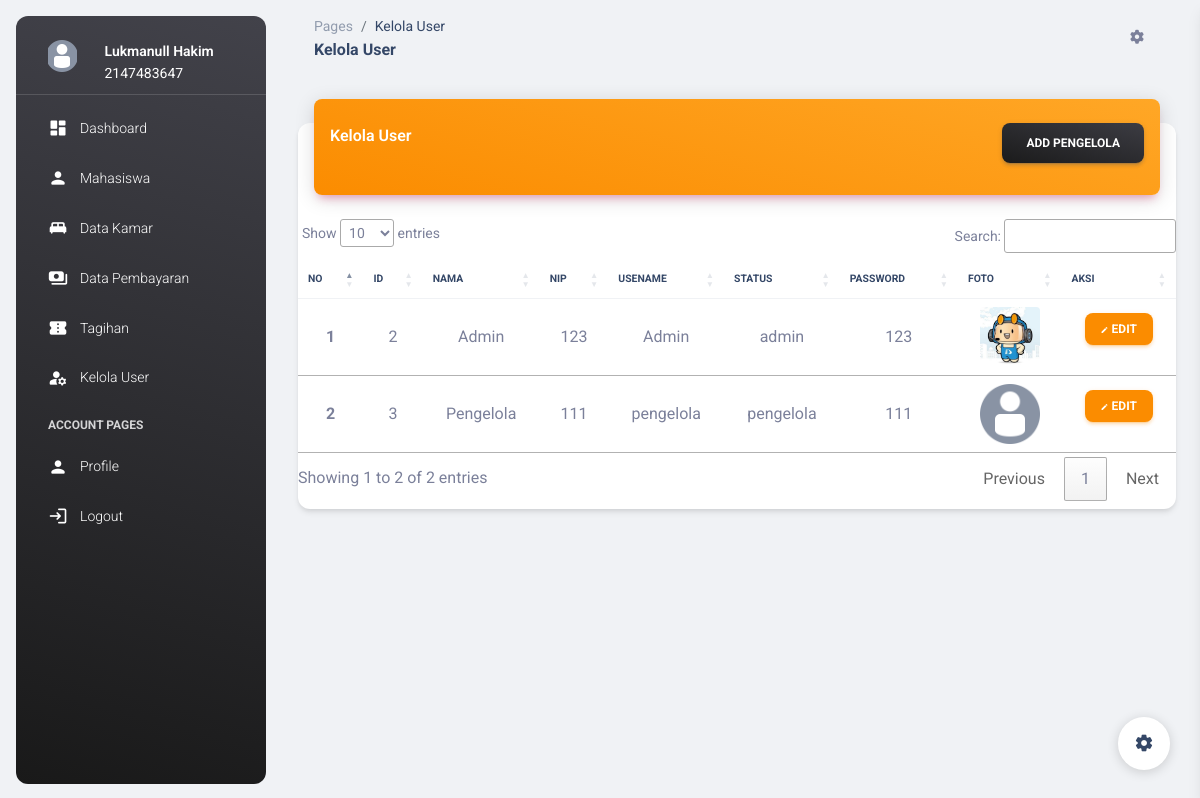
The app's page /kelola_user.php (signed in) with its own data.
### tables this page shows
CREATE TABLE `user` (
  `id_user` int(11) NOT NULL,
  `nama_user` varchar(255) DEFAULT NULL,
  `nomor_identitas` int(15) DEFAULT NULL,
  `username` varchar(50) DEFAULT NULL,
  `level` varchar(20) DEFAULT NULL,
  `password` varchar(255) DEFAULT NULL,
  `foto` varchar(500) NOT NULL
);

### kelola_user.php (the view, shortened to what this page needs)
<?php include 'proses/koneksi.php' ?>
<!DOCTYPE html>
<html lang="en">
<head>
  <link href="./assets/css/nucleo-icons.css" rel="stylesheet" />
  <link href="./assets/css/nucleo-svg.css" rel="stylesheet" />
  <link id="pagestyle" href="./assets/css/material-dashboard.css?v=3.0.0" rel="stylesheet" />
  <link rel="stylesheet" href="https://cdn.datatables.net/1.13.7/css/jquery.dataTables.css" />
</head>
<body class="g-sidenav-show bg-gray-200">
  <?php include 'sidebar.php'; ?>
  <main class="main-content position-relative max-height-vh-100 h-100 border-radius-lg">
    <nav class="navbar navbar-main navbar-expand-lg px-0 mx-4 shadow-none border-radius-xl" id="navbarBlur"
      navbar-scroll="true">
      <div class="container-fluid py-1 px-3">
        <nav aria-label="breadcrumb">
          <ol class="breadcrumb bg-transparent mb-0 pb-0 pt-1 px-0 me-sm-6 me-5">
            <li class="breadcrumb-item text-sm"><a class="opacity-5 text-dark" href="javascript:;">Pages</a></li>
            <li class="breadcrumb-item text-sm text-dark active" aria-current="page">Kelola User</li>
          </ol>
          <h6 class="font-weight-bolder mb-0">Kelola User</h6>
        </nav>
        <ul class="navbar-nav justify-content-end">
          <li class="nav-item px-3 d-flex align-items-center">
            <a href="javascript:;" class="nav-link text-body p-0">
              <i class="fa fa-cog fixed-plugin-button-nav cursor-pointer"></i>
            </a>
          </li>
        </ul>
      </div>
    </nav>
    <div class="container-fluid py-4">
      <div class="row">
        <div class="col-12">
          <div class="card my-4">
            <div class="card-header p-0 position-relative mt-n4 mx-3 z-index-2">
              <div class="bg-gradient-warning shadow-primary border-radius-lg pt-4 pb-3">
                <div class="d-flex justify-content-between">
                  <h6 class="text-white text-capitalize ps-3">Kelola User</h6>
                  <a href="add_pengelola.php" class="btn bg-gradient-dark me-3">Add Pengelola</a>
                </div>
              </div>
            </div>
            <div class="card-body px-0 pb-2">
              <div class="table-responsive p-0">
                <table class="table align-items-center mb-0" id="myTable">
                  <thead class="text-center">
                    <tr>
                      <th class="text-uppercase text-dark text-xxs font-weight-bolder">No</th>
                      <th class="text-uppercase text-dark text-xxs font-weight-bolder">ID</th>
                      <th class="text-uppercase text-dark text-xxs font-weight-bolder">Nama</th>
                      <th class="text-uppercase text-dark text-xxs font-weight-bolder">NIP</th>
                      <th class="text-uppercase text-dark text-xxs font-weight-bolder">Usename</th>
                      <th class="text-uppercase text-dark text-xxs font-weight-bolder">Status</th>
                      <th class="text-uppercase text-dark text-xxs font-weight-bolder">Password</th>
                      <th class="text-uppercase text-dark text-xxs font-weight-bolder">Foto</th>
                      <th class="text-uppercase text-dark text-xxs font-weight-bolder">Aksi</th>
                    </tr>
                  </thead>
                  <tbody class="text-center">
                    <?php
                    $no = 1;
                    $kueri = mysqli_query($conn, "SELECT * FROM user WHERE level NOT LIKE 'mahasiswa'");
                    while ($row = mysqli_fetch_array($kueri)) {
                      ?>
                      <tr>
                        <td>
                          <b>
                            <?php echo $no++; ?>
                          </b>
                        </td>
                        <td>
                          <?php echo $row['id_user']; ?>
                        </td>
                        <td>
                          <?php echo $row['nama_user']; ?>
                        </td>
                        <td>
                          <?php echo $row['nomor_identitas']; ?>
                        </td>
                        <td>
                          <?php echo $row['username']; ?>
                        </td>
                        <td>
                          <?php echo $row['level']; ?>
                        </td>
                        <td>
                          <?php echo $row['password']; ?>
                        </td>
                        <td>
                          <img src="images/<?php if ($row['foto'] != '') {
                            echo $row['foto'];
                          } else {
                            echo 'nul-avatar.png';
                          } ?>" width="60" height="60" class="rounded" alt="">
                        </td>
                        <td>
                          <a href="edit_pengelola.php" class="btn btn-sm btn-warning">
                            <i class="material-icons">edit</i>
                            edit
                          </a>
                        </td>
                      </tr>
                    <?php } ?>
                  </tbody>
                </table>
              </div>
            </div>
          </div>
        </div>
      </div>
    </div>
    <br>
    <br>
  </main>
  <div class="fixed-plugin">
    <a class="fixed-plugin-button text-dark position-fixed px-3 py-2">
      <i class="material-icons py-2">settings</i>
    </a>
  </div>
</body>
</html>

### records on screen
user: id_user "2", nama_user "Admin", nomor_identitas "123", username "Admin", level "admin", password "123", foto (picture)
user: id_user "3", nama_user "Pengelola", nomor_identitas "111", username "pengelola", level "pengelola", password "111"

### other values on screen
$_SESSION['nama_user'] "Lukmanull Hakim"
$_SESSION['nomor_identitas'] "2147483647"
